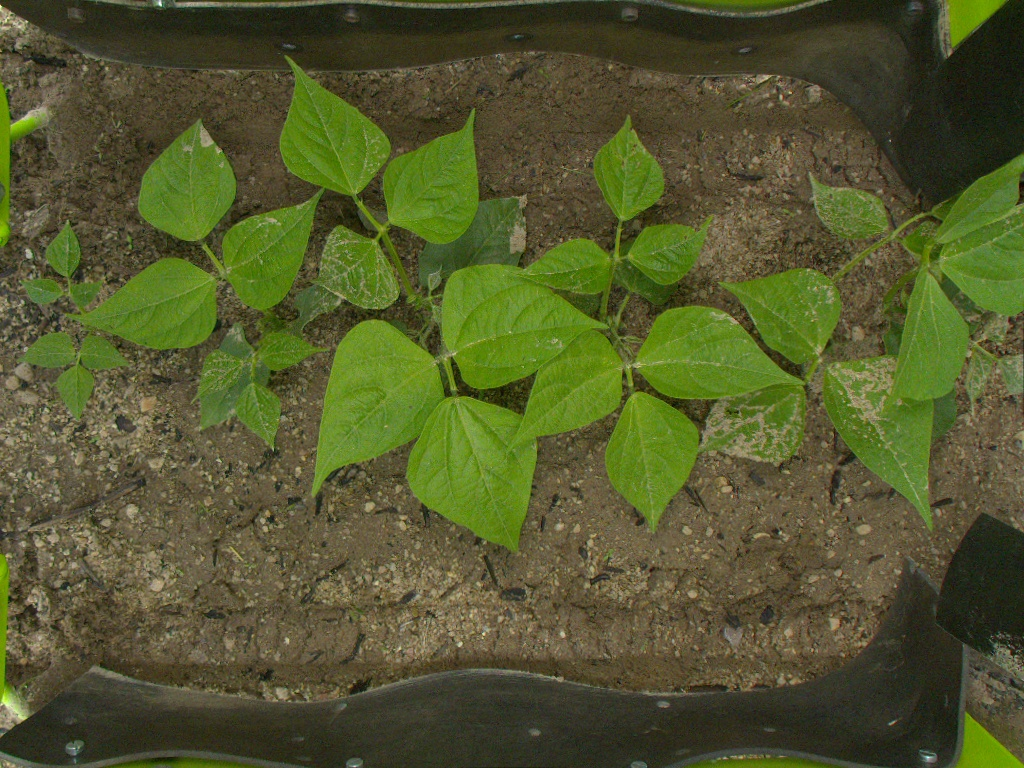
#> input picture final_dataset-20221001T194638Z-001/final_dataset/Test_Final_2021_12_May/Bipbip/Bean/Images/im_00027.jpg, 1024 x 768 px, found by its file name; its folder holds only this picture in this run
$ python labeling.py
#> lines starting #> are read from the running program, lines starting #| are printed output that depends on the picture; after the words box and inside, x2 and y2 are one past the last pixel; in counts of white or black regions, pixels touching at a corner belong together
import os
import cv2
import numpy as np
directory = "./final_dataset-20221001T194638Z-001/final_dataset/Test_Final_2021_12_May/Weedelec/Bean/Images/"
save_directory = "./results"
count = 0
for filename in os.listdir(directory):
    f = os.path.join(directory, filename)
    image=cv2.imread(f)
#> image is the input picture: shape (768, 1024, 3); mean B, G, R 45.3, 87.5, 83
    #cv2.imshow('input image',image)
    h, w, c = image.shape
    print(h,w)
#| 768 1024
    #cv2.waitKey(0)
    gray=cv2.cvtColor(image,cv2.COLOR_BGR2GRAY)
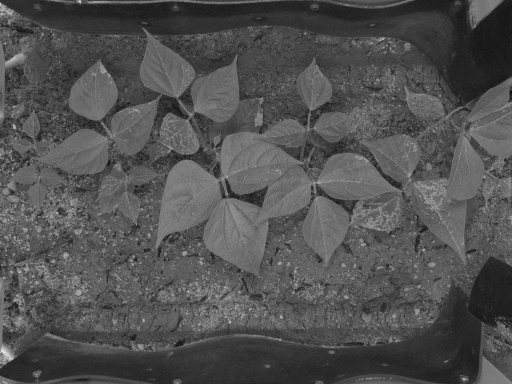
#> gray: shape (768, 1024) (shown at 1/2 size); min 4, max 250, mean 81.3
    edged=cv2.Canny(gray,200,300)# convert to LAB space
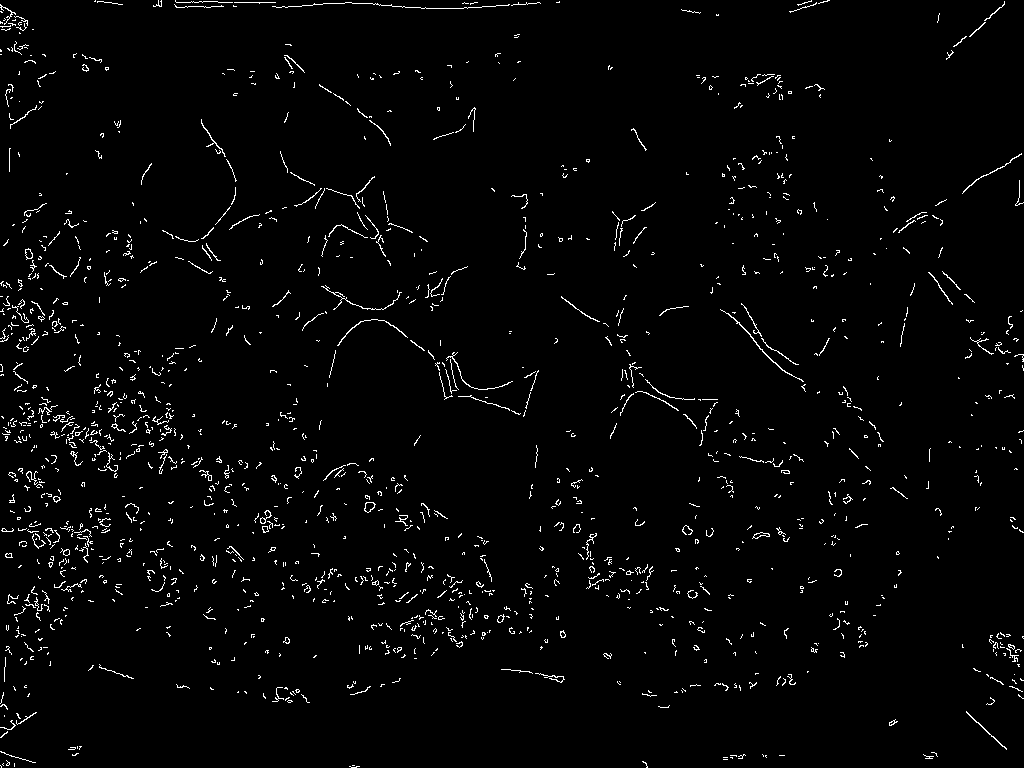
#> edged: shape (768, 1024); 2.2% white in thin lines or dots
    lab = cv2.cvtColor(image, cv2.COLOR_BGR2LAB)
#> lab: shape (768, 1024, 3); mean of channels 0, 1, 2 91, 119.8, 150.6
    # store the a-channel
    a_channel = lab[:,:,1]
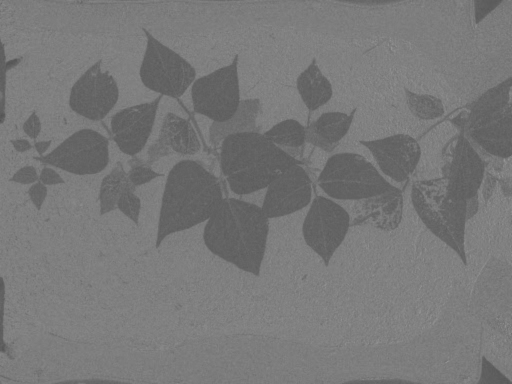
#> a_channel: shape (768, 1024) (shown at 1/2 size); min 80, max 151, mean 119.8
    # Automate threshold using Otsu method
    th = cv2.threshold(a_channel,127,255,cv2.THRESH_BINARY_INV+cv2.THRESH_OTSU)[1]
#> th: shape (768, 1024); 25.4% white; 351 white regions (313 under 20 px), largest, box (x1, y1, x2, y2) and area: (18, 56, 712, 552) 125526, (822, 154, 1024, 530) 28768, (605, 268, 842, 532) 28678
    # Mask the result with the original image
    masked = cv2.bitwise_and(image, image, mask = th)
    cv2.imwrite(f'./results/weedelec{count}.jpg', masked)
    gray=cv2.cvtColor(masked,cv2.COLOR_BGR2GRAY)
    edged=cv2.Canny(gray,400,400)
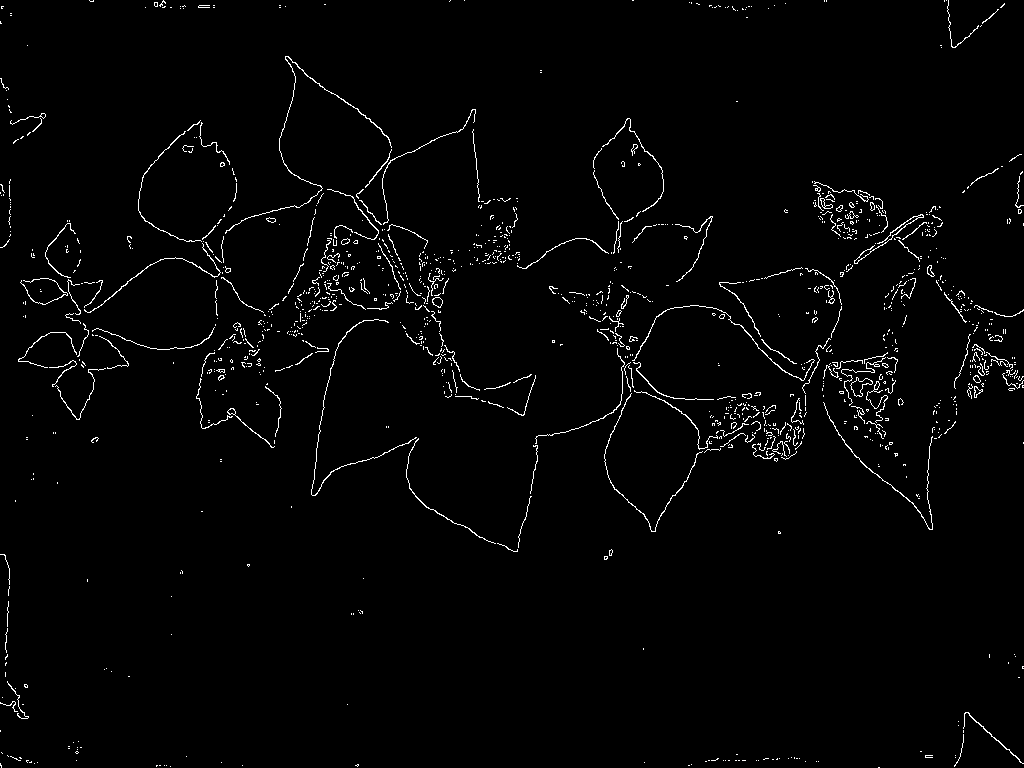
#> edged: shape (768, 1024); 1.9% white in thin lines or dots
    contours,hierarchy=cv2.findContours(edged,cv2.RETR_LIST,cv2.CHAIN_APPROX_NONE)
#> contours = 1331 contours, 1277 with area under 20; largest, box (x1, y1, x2, y2) and area: (850, 377, 873, 397) 189, (850, 377, 873, 397) 183, (225, 56, 392, 234) 96, (432, 297, 443, 308) 74, (432, 297, 443, 308) 69
    cv2.imwrite(f'./results_edged/weedelec{count}.jpg', edged)
    cv2.drawContours(image,contours,-1,(0,255,0),3)
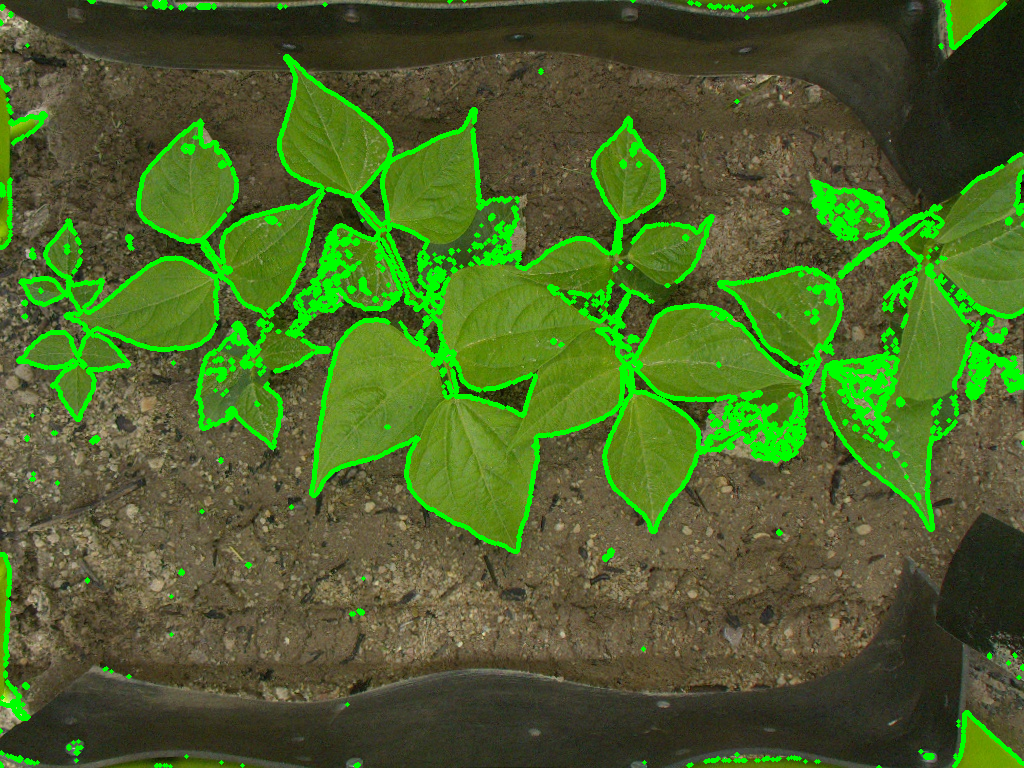
#> image: shape (768, 1024, 3); 8.35% of pixels changed, all inside (x1, y1, x2, y2) = (0, 0, 1024, 768)
    cv2.imwrite(f'./results_contour/weedelec{count}.jpg', image)
    print(f"adding image {count}")
    count+= 1


# [38 lines of commented-out code are left out]

$ run again, on final_dataset-20221001T194638Z-001/final_dataset/Test_Final_2021_12_May/Bipbip/Bean/Images/im_00777.jpg
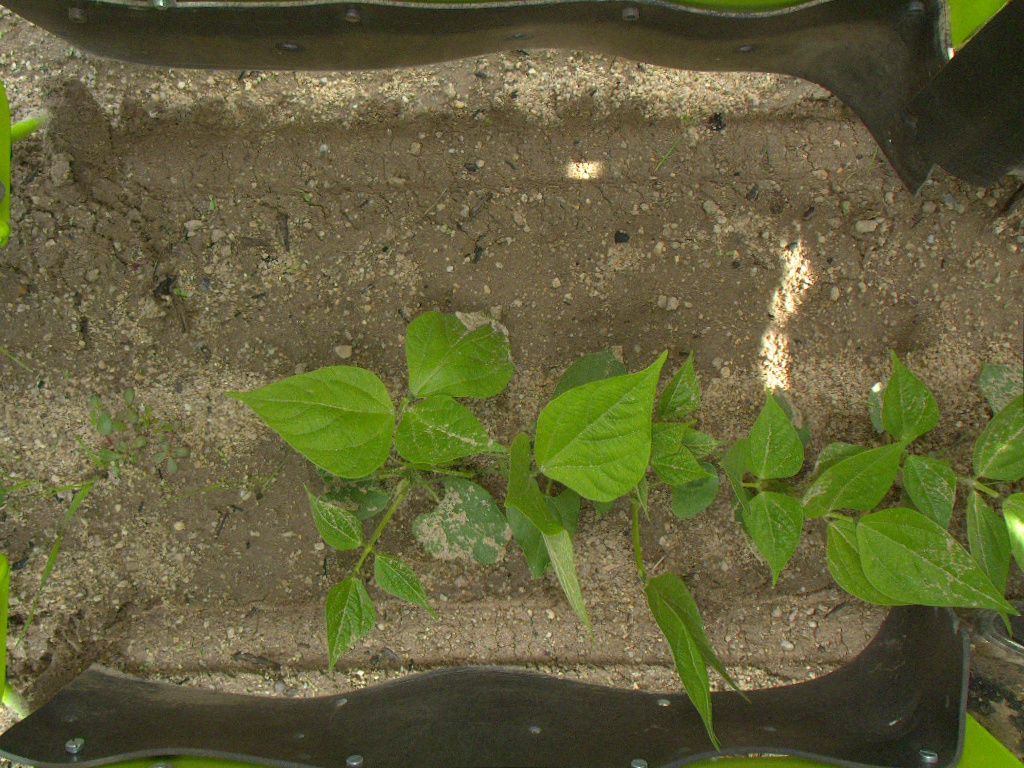
#> input picture final_dataset-20221001T194638Z-001/final_dataset/Test_Final_2021_12_May/Bipbip/Bean/Images/im_00777.jpg, 1024 x 768 px, found by its file name
#> image is the input picture: shape (768, 1024, 3); mean B, G, R 58.1, 96.2, 98.3
#| 768 1024
#> lab: shape (768, 1024, 3); mean of channels 0, 1, 2 101.9, 123, 149.3
#> th: shape (768, 1024); 16.5% white; 472 white regions (422 under 20 px), largest, box (x1, y1, x2, y2) and area: (224, 311, 1024, 751) 109089, (967, 389, 1024, 482) 3350, (0, 80, 46, 247) 2104
#> `edged=cv2.Canny(gray,400,400)`:
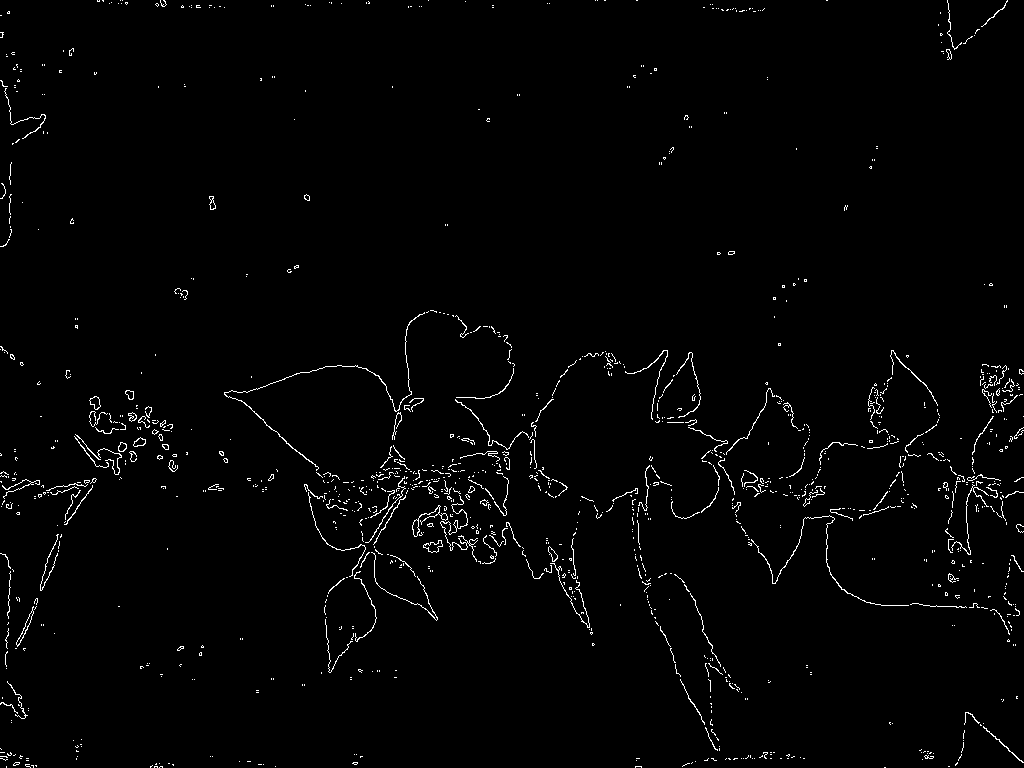
#> edged: shape (768, 1024); 1.6% white in thin lines or dots
#> contours = 1329 contours, 1287 with area under 20; largest, box (x1, y1, x2, y2) and area: (412, 505, 448, 537) 128, (423, 540, 443, 553) 122, (423, 540, 443, 553) 114, (16, 606, 34, 647) 113, (16, 610, 34, 646) 101
#> `cv2.drawContours(image,contours,-1,(0,255,0),3)`:
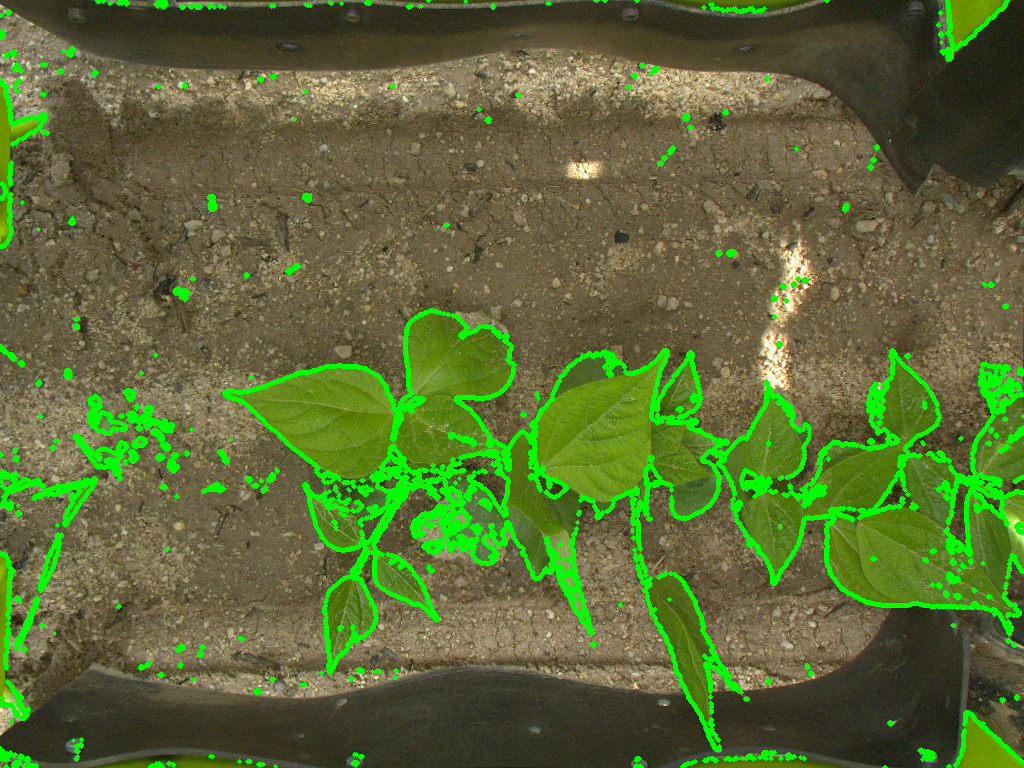
#> image: shape (768, 1024, 3); 7.25% of pixels changed, all inside (x1, y1, x2, y2) = (0, 0, 1024, 768)

$ run again, on final_dataset-20221001T194638Z-001/final_dataset/Test_Final_2021_12_May/Bipbip/Bean/Images/im_01017.jpg
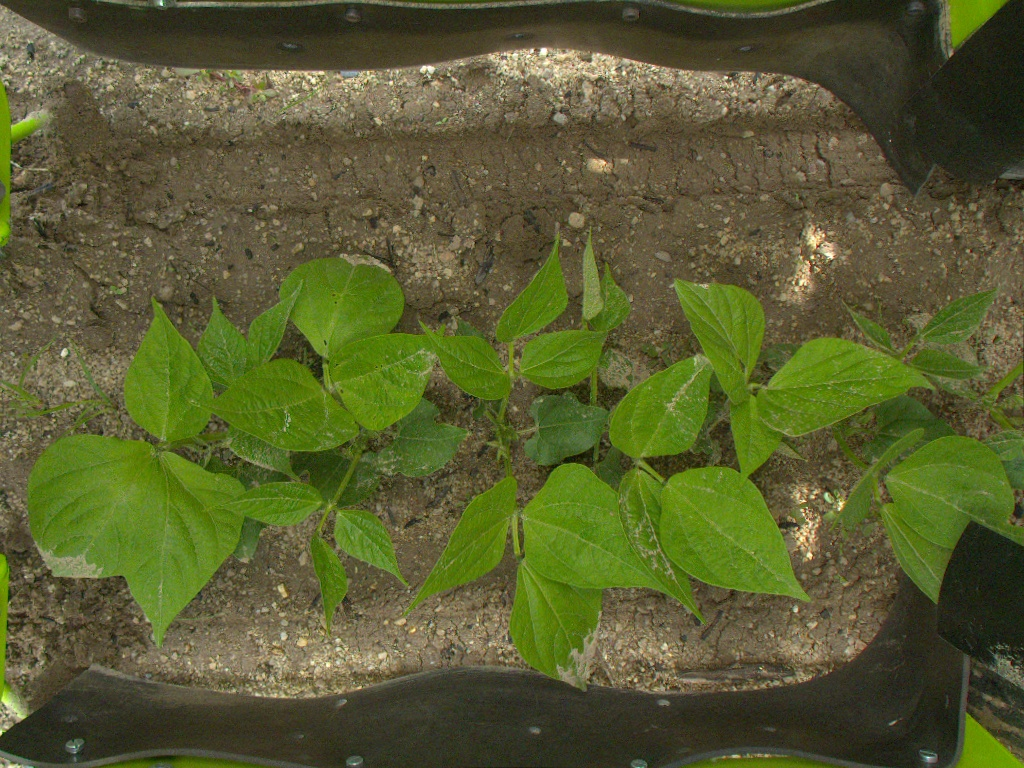
#> input picture final_dataset-20221001T194638Z-001/final_dataset/Test_Final_2021_12_May/Bipbip/Bean/Images/im_01017.jpg, 1024 x 768 px, found by its file name
#> image is the input picture: shape (768, 1024, 3); mean B, G, R 48.2, 92.2, 88.2
#| 768 1024
#> lab: shape (768, 1024, 3); mean of channels 0, 1, 2 96, 119.8, 151.3
#> th: shape (768, 1024); 27.2% white; 444 white regions (398 under 20 px), largest, box (x1, y1, x2, y2) and area: (27, 235, 1024, 680) 198773, (0, 80, 48, 248) 2160, (954, 713, 1024, 768) 1967
#> `edged=cv2.Canny(gray,400,400)`:
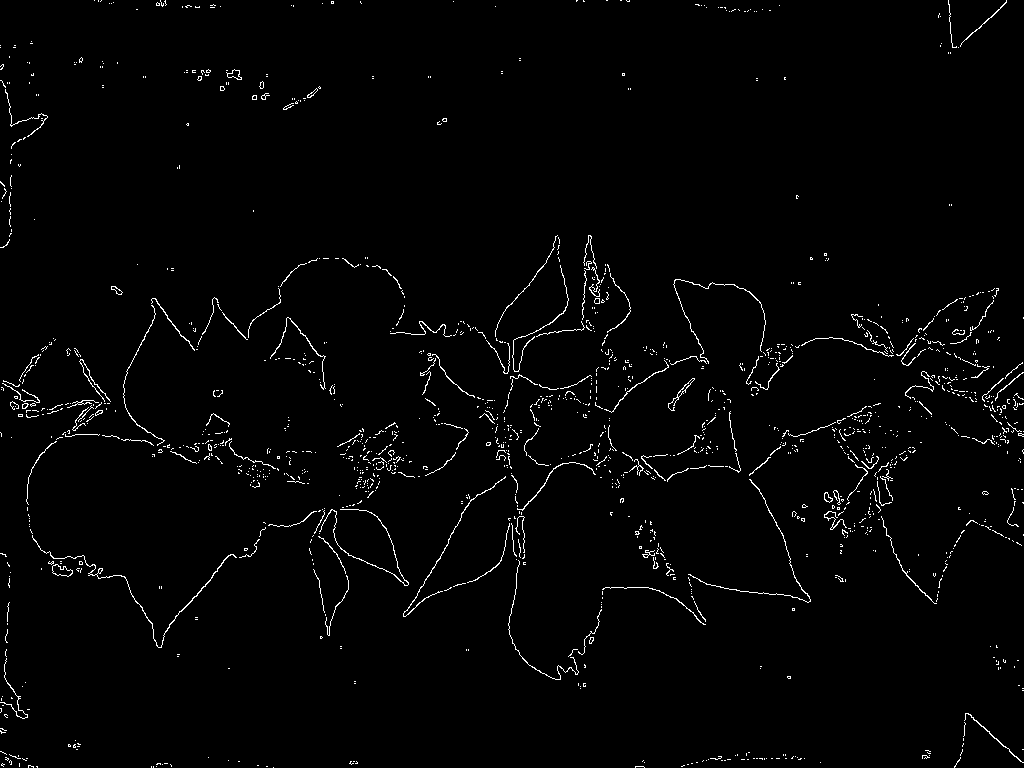
#> edged: shape (768, 1024); 1.7% white in thin lines or dots
#> contours = 1556 contours, 1521 with area under 20; largest, box (x1, y1, x2, y2) and area: (52, 564, 73, 577) 146, (52, 564, 73, 577) 138, (32, 535, 237, 648) 110, (226, 69, 242, 80) 78, (668, 378, 695, 411) 72
#> `cv2.drawContours(image,contours,-1,(0,255,0),3)`:
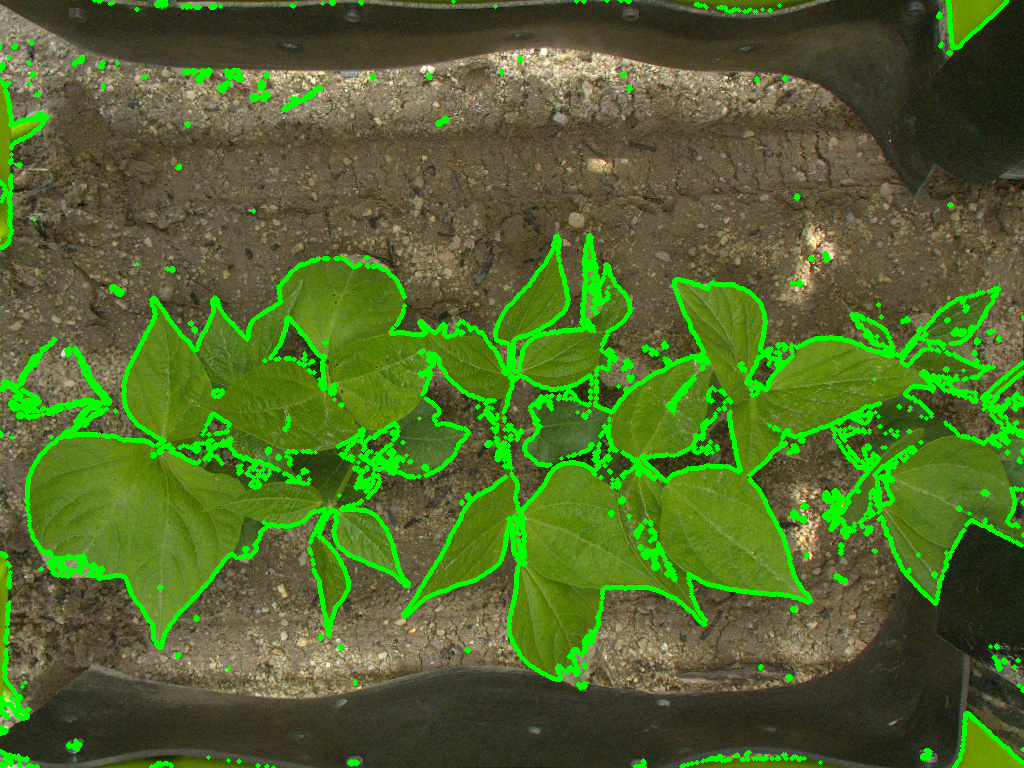
#> image: shape (768, 1024, 3); 8.07% of pixels changed, all inside (x1, y1, x2, y2) = (0, 0, 1024, 768)
